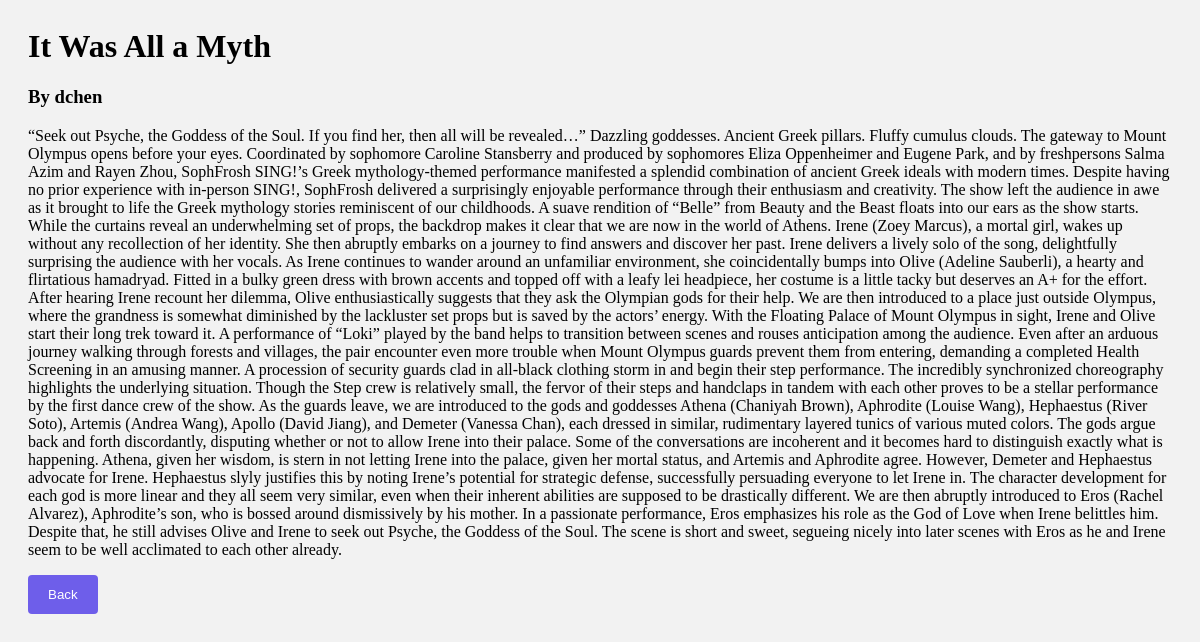
The app's page /blog/it-was-all-a-myth with its own data.
### tables this page shows
CREATE TABLE blog(user TEXT, title TEXT, content TEXT, date_added INTEGER, data_mod INTEGER,view_count INTEGER, time INTEGER, id INTEGER PRIMARY KEY AUTOINCREMENT, slug TEXT UNIQUE);

### app/__init__.py (the view)
@ app.route("/blog/<slug>", methods=['GET', 'POST'])
def disp_blogpost(slug):
    if request.method == "GET":
        return render_template('blogpost.html', username=session.get('username'), slug=slug, blog=get_post(slug))
    else:
        return Response(status=405)

### app/db_user.py (called while the page is built)
def get_post(slug):
    return list(c.execute("SELECT * FROM blog WHERE slug=?",(slug,)).fetchall())[0]

### app/templates/blogpost.html (shortened to what this page needs)
<html>
  <head>
    <link rel="stylesheet" href="/static/css/index.css" />
  </head>
  <body>
    <h1>{{ blog[1] }}</h1>
    <h3>By {{ blog[0] }}</h3>
    <p>{{ blog[2] }}</p>
    <button
      style="background-color: rgb(110, 94, 234)"
      onclick="window.location.href = '/back'"
    >
      Back
    </button>
  </body>
</html>

### app/static/css/index.css (style rules this page uses)
button { background-color: #4caf50; color: white; padding: 12px 20px; border: none; border-radius: 4px; cursor: pointer; display: flex; }
body { background-color: #f2f2f2; padding: 20px; }

### records on screen
blog: title "It Was All a Myth", user "dchen", content "“Seek out Psyche, the Goddess of the Soul. If you find her, then all will be revealed…” Dazzling goddesses. Ancient Greek pillars. Fluffy cumulus clouds. The gateway to Mount Olympus opens before your eyes. Coordinated by sophomore Caroline Stansberry and produced by sophomores Eliza Oppenheimer and Eugene Park, and by freshpersons Salma Azim and Rayen Zhou, SophFrosh SING!’s Greek mythology-themed performance manifested a splendid combination of ancient Greek ideals with modern times. Despite having no prior experience with in-person SING!, SophFrosh delivered a surprisingly enjoyable performance through their enthusiasm and creativity. The show left the audience in awe as it brought to…"
